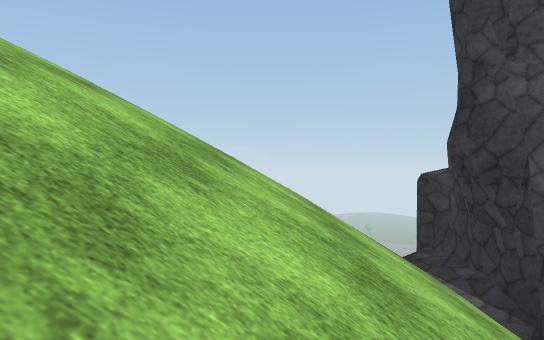
View 1 (above)

18 first-person views from a walk through a 3-D level made in the Unity game engine. The camera is 1.3 m above the floor, looks level and sees 70° across. The floor is counted in squares, 2 m on a side. Each view is taken from the middle of a square. On the plan, view 1 faces up. The plan holds only what a view shows up to about 11 squares ahead; the rest is blank. The place goes on beyond the plan. Some trees and plants on the terrain are drawn as simple stand-ins. The player character is not drawn. Some surface patterns are stand-ins.

View 2
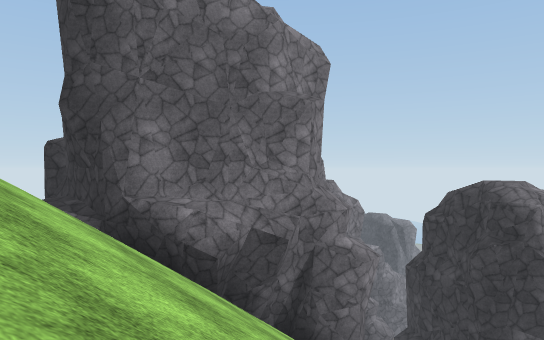

View 3
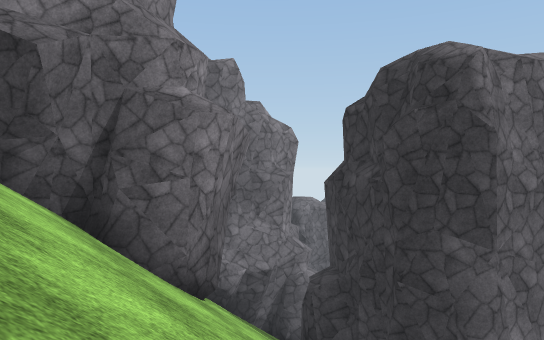

View 4
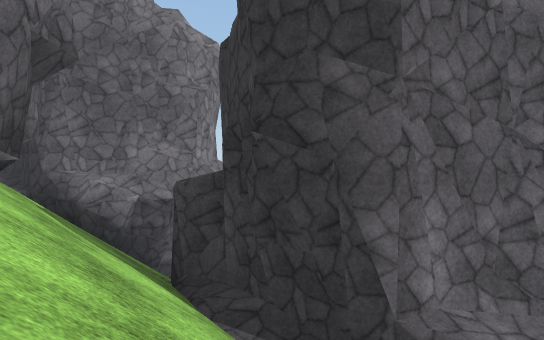

View 5
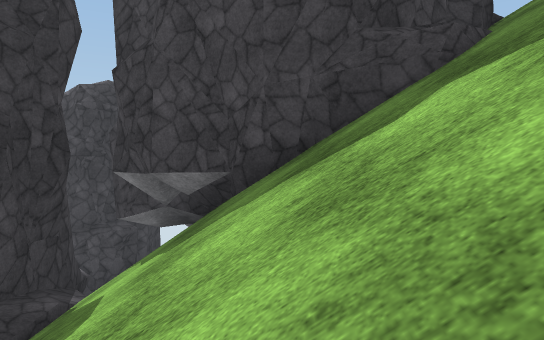

View 6
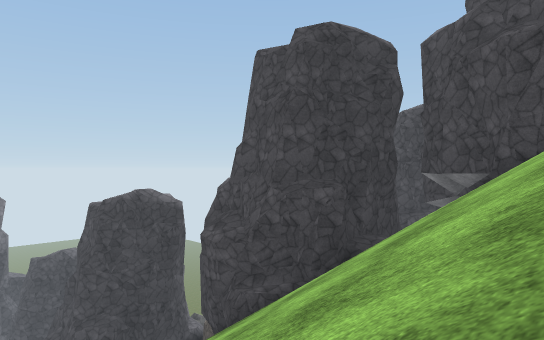

View 7
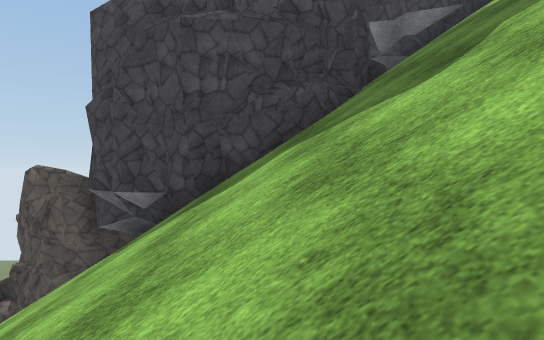

View 8
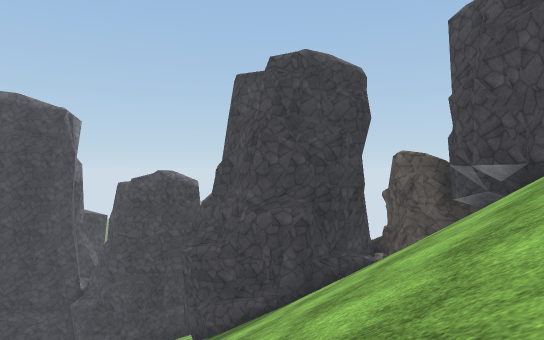

View 9
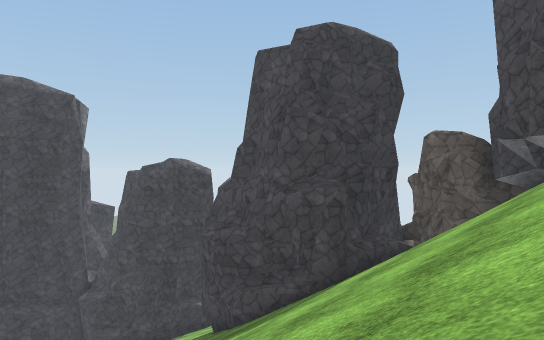

View 10
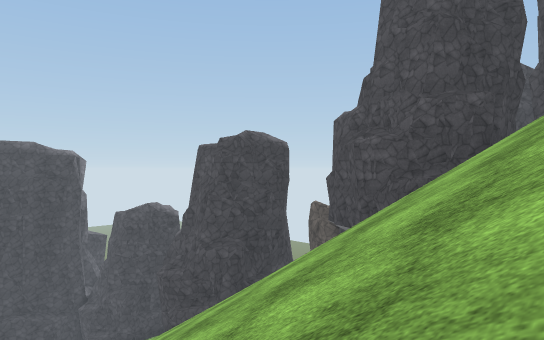

View 11
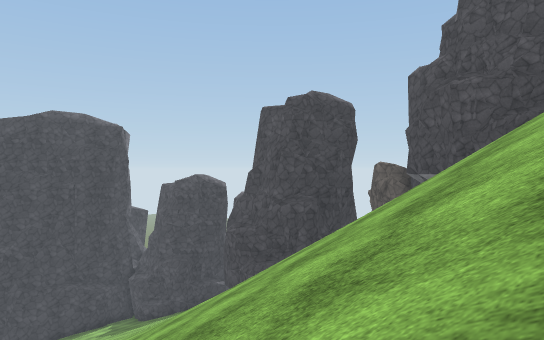

View 12
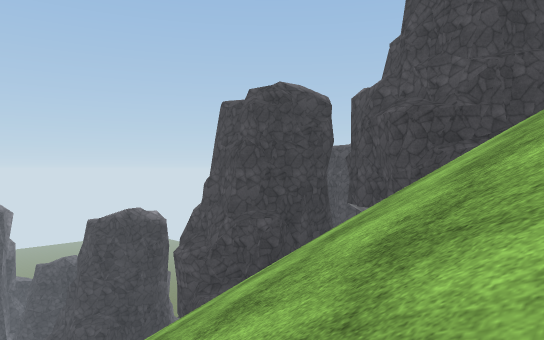

View 13
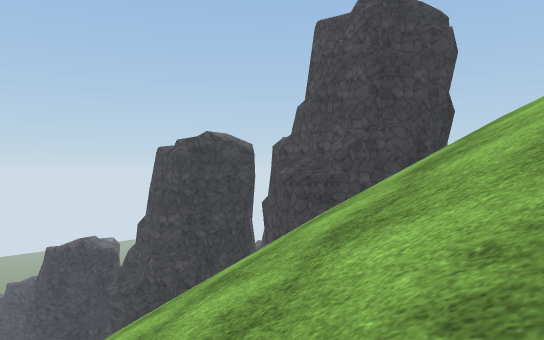

View 14
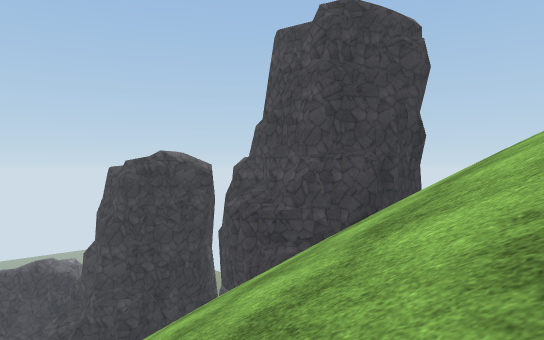

View 15
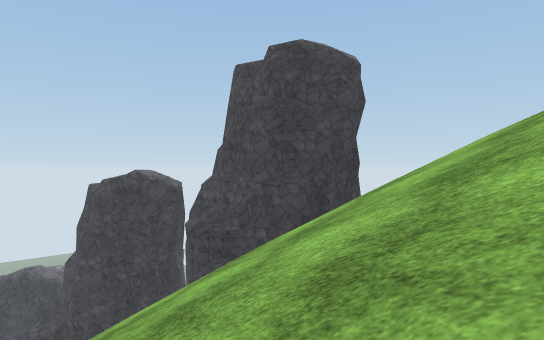

View 16
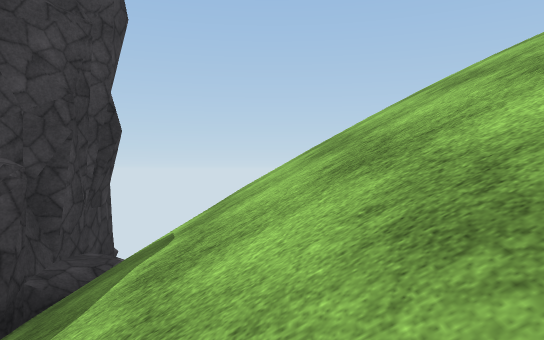

View 17
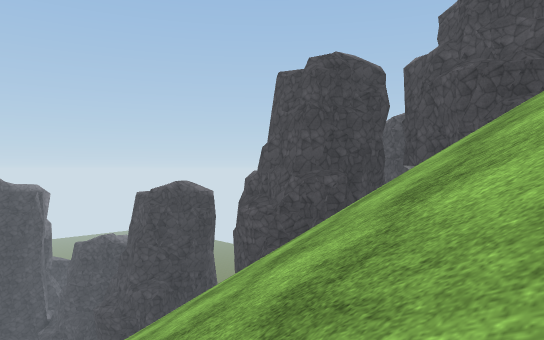

View 18
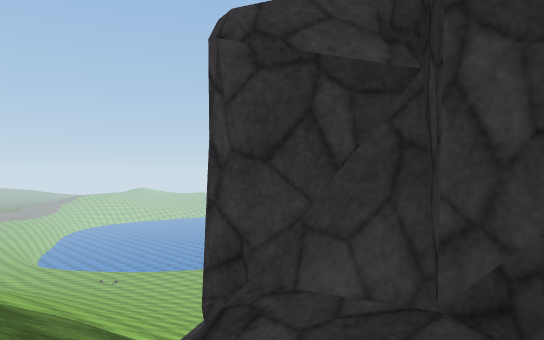

### Floor plan
Key: @ floor where view 1 was taken; # wall or solid block; . floor; / step, stairs or slope; ^ raised ledge.
Columns run from 4 left of view 1 to 19 right of it. Each row starts with its distance up from view 1.
 23             /
 22             ///
 21           / //////    //
 20       /   //////////  //
 19       /// //////////////
 18      /////////////   ///
 17   /  //////////////  ///
 16   //////////////////////
 15 / //////////////////////
 14 ////////////////////////
 13 //////// /////////// /##
 12 //////// /////////// /##
 11  ////// //////###/// ##
 10  /////  //////####/ /#
  9   //// ///////^  ##//#
  8   //////###//.^   ####
  7  //////## ## /^   ##
  6  //////#   ##/#
  5  //////#    # ###
  4  //////##   # /
  3   //////#####///
  2   //////#/##//##
  1    ///////////#
  0     @/////////#
 -1     /// //////#
 -2     //  //
 -3     /   /  /

Positions as (right, up) in squares from view 1, and headings:
1: (0, 0), facing up
2: (0, -3), facing up-right
3: (4, -3), facing up-right
4: (7, -3), facing up-right
5: (6, 13), facing down
6: (4, 17), facing down-right
7: (11, 17), facing down
8: (11, 19), facing down-right
9: (12, 19), facing down-right
10: (6, 21), facing down-right
11: (8, 23), facing down-right
12: (1, 18), facing down-right
13: (-2, 17), facing down-right
14: (-2, 15), facing down-right
15: (-4, 15), facing down-right
16: (0, 11), facing down
17: (2, 20), facing down-right
18: (16, 10), facing up-right
